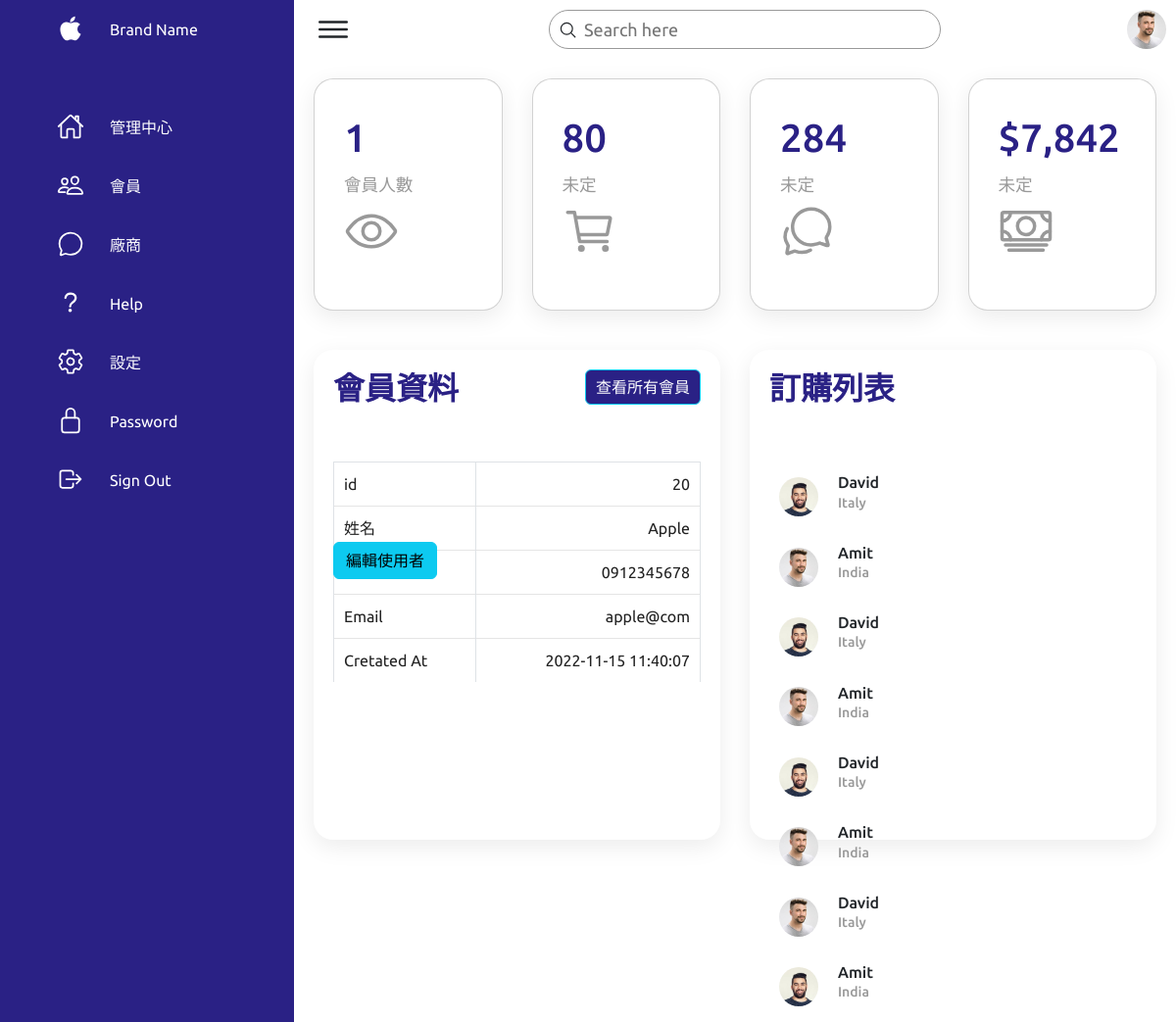
The page /travel-user/admin-user.php?id=20 on the database its author committed.
### tables this page shows
CREATE TABLE `users` (
  `id` int(20) UNSIGNED NOT NULL,
  `account` varchar(255) NOT NULL COMMENT '帳戶',
  `password` varchar(255) NOT NULL COMMENT '密碼',
  `name` varchar(255) NOT NULL COMMENT '姓名',
  `phone` varchar(255) NOT NULL COMMENT '電話',
  `email` varchar(255) NOT NULL COMMENT '信箱',
  `identification` varchar(255) NOT NULL COMMENT '身分證',
  `birthday` date NOT NULL COMMENT '生日',
  `gender` int(20) NOT NULL COMMENT '性別',
  `created_at` datetime NOT NULL COMMENT '創建時間',
  `points` int(20) NOT NULL COMMENT '點數',
  `level` int(20) NOT NULL COMMENT '等級',
  `coupon` int(20) NOT NULL COMMENT '優惠券',
  `valid` int(20) NOT NULL COMMENT '軟刪除'
);

### travel-user/admin-user.php (the view, shortened to what this page needs)
<?php
$id = $_GET["id"];
require_once("../db-connect2.php");
$sql = "SELECT * FROM users WHERE id='$id' AND valid=1";
$result = $conn->query($sql);
$userCount = $result->num_rows;
$row = $result->fetch_assoc();
?>
<!DOCTYPE html>
<html lang="en">
<head>
    <link href="https://cdn.jsdelivr.net/npm/bootstrap@5.2.1/dist/css/bootstrap.min.css" rel="stylesheet">
    <link rel="stylesheet" href="assets/css/style.css">
</head>
<body>
    <div class="crud-container">
        <div class="navigation">
            <ul>
                <li>
                    <a href="#">
                        <span class="icon">
                            <ion-icon name="logo-apple"></ion-icon>
                        </span>
                        <span class="title">Brand Name</span>
                    </a>
                </li>
                <li>
                    <a href="admin.php">
                        <span class="icon">
                            <ion-icon name="home-outline"></ion-icon>
                        </span>
                        <span class="title">管理中心</span>
                    </a>
                </li>
                <li>
                    <a href="#">
                        <span class="icon">
                            <ion-icon name="people-outline"></ion-icon>
                        </span>
                        <span class="title">會員</span>
                    </a>
                </li>
                <li>
                    <a href="#">
                        <span class="icon">
                            <ion-icon name="chatbubble-outline"></ion-icon>
                        </span>
                        <span class="title">廠商</span>
                    </a>
                </li>
                <li>
                    <a href="#">
                        <span class="icon">
                            <ion-icon name="help-outline"></ion-icon>
                        </span>
                        <span class="title">Help</span>
                    </a>
                </li>
                <li>
                    <a href="#">
                        <span class="icon">
                            <ion-icon name="settings-outline"></ion-icon>
                        </span>
                        <span class="title">設定</span>
                    </a>
                </li>
                <li>
                    <a href="#">
                        <span class="icon">
                            <ion-icon name="lock-closed-outline"></ion-icon>
                        </span>
                        <span class="title">Password</span>
                    </a>
                </li>
                <li>
                    <a href="#">
                        <span class="icon">
                            <ion-icon name="log-out-outline"></ion-icon>
                        </span>
                        <span class="title">Sign Out</span>
                    </a>
                </li>
            </ul>
        </div>
        <div class="main">
            <div class="topbar">
                <div class="toggle">
                    <ion-icon name="menu-outline"></ion-icon>
                </div>
                <div class="search">
                    <label>
                        <input type="text" placeholder="Search here">
                        <ion-icon name="search-outline"></ion-icon>
                    </label>
                </div>
                <div class="user">
                    <img src="assets/imgs/customer01.jpg" alt="">
                </div>
            </div>
            <div class="cardBox">
                <div class="card">
                    <div>
                        <div class="numbers"><?= $userCount ?></div>
                        <div class="cardName">會員人數
                        </div>
                    </div>
                    <div class="iconBx">
                        <ion-icon name="eye-outline"></ion-icon>
                    </div>
                </div>
                <div class="card">
                    <div>
                        <div class="numbers">80</div>
                        <div class="cardName">未定</div>
                    </div>
                    <div class="iconBx">
                        <ion-icon name="cart-outline"></ion-icon>
                    </div>
                </div>
                <div class="card">
                    <div>
                        <div class="numbers">284</div>
                        <div class="cardName">未定</div>
                    </div>
                    <div class="iconBx">
                        <ion-icon name="chatbubbles-outline"></ion-icon>
                    </div>
                </div>
                <div class="card">
                    <div>
                        <div class="numbers">$7,842</div>
                        <div class="cardName">未定</div>
                    </div>
                    <div class="iconBx">
                        <ion-icon name="cash-outline"></ion-icon>
                    </div>
                </div>
            </div>
            <div class="details">
                <div class="recentOrders">
                    <div class="cardHeader">
                        <h2>會員資料</h2>
                        <a class="btn btn-info" href="admin.php">查看所有會員</a>
                    </div>
                    <?php if ($userCount == 0) : ?>
                        使用者不存在
                    <?php else : ?>
                        <table class="table table-bordered">
                            <tbody>
                                <tr>
                                    <td>id</td>
                                    <td><?= $row["id"] ?></td>
                                </tr>
                                <tr>
                                    <td>姓名</td>
                                    <td><?= $row["name"] ?></td>
                                </tr>
                                <tr>
                                    <td>Phone</td>
                                    <td><?= $row["phone"] ?></td>
                                </tr>
                                <tr>
                                    <td>Email</td>
                                    <td><?= $row["email"] ?></td>
                                </tr>
                                <tr>
                                    <td>Cretated At</td>
                                    <td><?= $row["created_at"] ?></td>
                                </tr>
                            </tbody>
                        </table>
                        <div class="py-2">
                            <a class="btn btn-info" href="admin-edit-user.php?id=<?= $row["id"] ?>">編輯使用者</a>
                        </div>
                    <?php endif; ?>
                </div>
                <div class="recentCustomers">
                    <div class="cardHeader">
                        <h2>訂購列表</h2>
                    </div>
                    <table>
                        <tr>
                            <td width="60px">
                                <div class="imgBx"><img src="assets/imgs/customer02.jpg" alt=""></div>
                            </td>
                            <td>
                                <h4>David <br> <span>Italy</span></h4>
                            </td>
                        </tr>
                        <tr>
                            <td width="60px">
                                <div class="imgBx"><img src="assets/imgs/customer01.jpg" alt=""></div>
                            </td>
                            <td>
                                <h4>Amit <br> <span>India</span></h4>
                            </td>
                        </tr>
                        <tr>
                            <td width="60px">
                                <div class="imgBx"><img src="assets/imgs/customer02.jpg" alt=""></div>
                            </td>
                            <td>
                                <h4>David <br> <span>Italy</span></h4>
                            </td>
                        </tr>
                        <tr>
                            <td width="60px">
                                <div class="imgBx"><img src="assets/imgs/customer01.jpg" alt=""></div>
                            </td>
                            <td>
                                <h4>Amit <br> <span>India</span></h4>
                            </td>
                        </tr>
                        <tr>
                            <td width="60px">
                                <div class="imgBx"><img src="assets/imgs/customer02.jpg" alt=""></div>
                            </td>
                            <td>
                                <h4>David <br> <span>Italy</span></h4>
                            </td>
                        </tr>
                        <tr>
                            <td width="60px">
                                <div class="imgBx"><img src="assets/imgs/customer01.jpg" alt=""></div>
                            </td>
                            <td>
                                <h4>Amit <br> <span>India</span></h4>
                            </td>
                        </tr>
                        <tr>
                            <td width="60px">
                                <div class="imgBx"><img src="assets/imgs/customer01.jpg" alt=""></div>
                            </td>
                            <td>
                                <h4>David <br> <span>Italy</span></h4>
                            </td>
                        </tr>
                        <tr>
                            <td width="60px">
                                <div class="imgBx"><img src="assets/imgs/customer02.jpg" alt=""></div>
                            </td>
                            <td>
                                <h4>Amit <br> <span>India</span></h4>
                            </td>
                        </tr>
                    </table>
                </div>
            </div>
        </div>
    </div>
</body>
</html>

### travel-user/admin-user.php (style rules this page uses)
.search label ion-icon { position: absolute; top: 11px; left: 10px; font-size: 1.2rem; }
.details { grid-template-columns: 1fr 1fr; }

### rows shown on the page
users: id "20", name "Apple", phone "0912345678", email "apple@com", created_at "2022-11-15 11:40:07"

### other values the page prints
$userCount "1"
